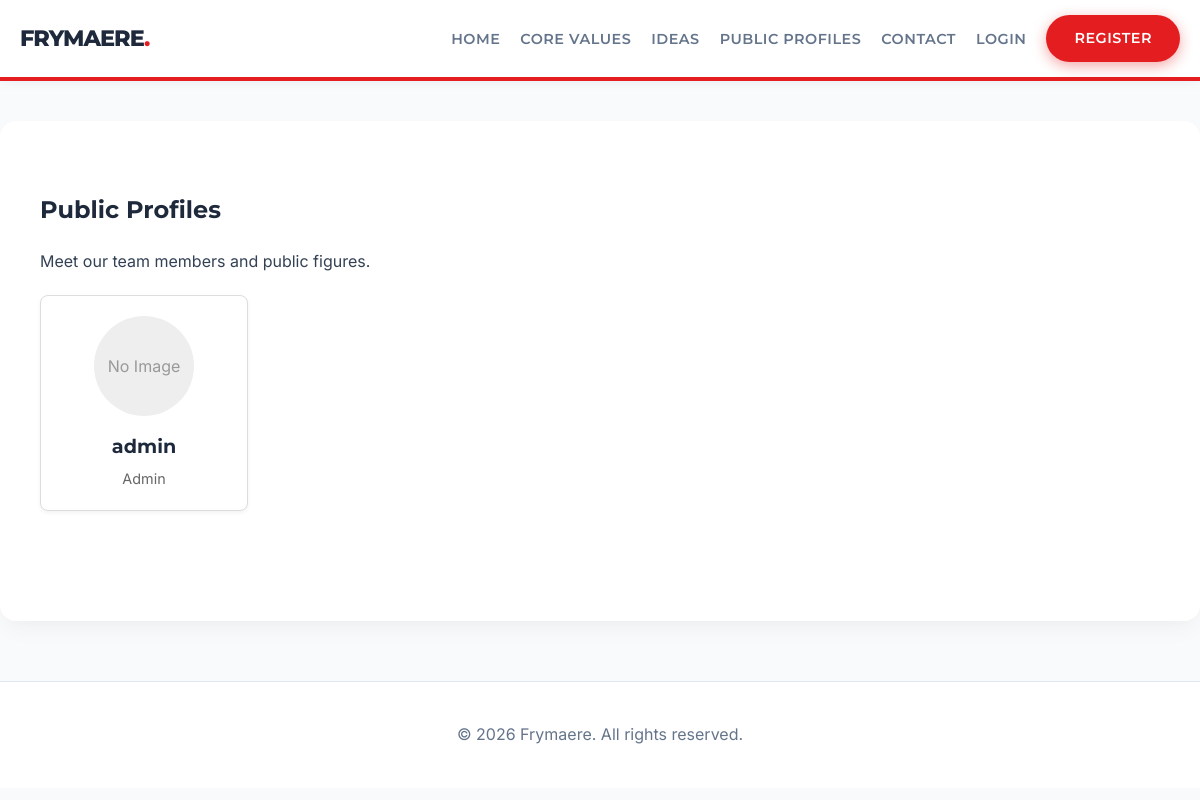
/public_profiles.php, run on the app's committed database.
### tables this page shows
CREATE TABLE `settings` (
  `id` int(11) NOT NULL AUTO_INCREMENT,
  `site_title` varchar(255) NOT NULL DEFAULT 'Ardhmja',
  `site_description` text,
  `home_banner_text` varchar(255) DEFAULT 'Building a New Republic Together',
  `join_us_btn` varchar(255) DEFAULT 'Join Us Now',
  `home_core_values_title` varchar(255) DEFAULT 'Our Core Values',
  `home_core_values_text` text,
  `view_values_btn` varchar(255) DEFAULT 'View Core Values',
  `home_latest_ideas_title` varchar(255) DEFAULT 'Latest Community Ideas',
  `view_ideas_btn` varchar(255) DEFAULT 'View All Ideas',
  `values_page_title` varchar(255) DEFAULT 'Our Core Values',
  `values_page_text` text,
  `ideas_page_title` varchar(255) DEFAULT 'Community Ideas',
  `ideas_page_text` text,
  `submit_idea_btn` varchar(255) DEFAULT 'Submit an Idea',
  `contact_page_title` varchar(255) DEFAULT 'Contact Us',
  `contact_page_text` text,
  `register_page_title` varchar(255) DEFAULT 'Register',
  `login_page_title` varchar(255) DEFAULT 'Login',
  `footer_text` varchar(255) DEFAULT 'All rights reserved.',
  `email_verification_subject` varchar(255) DEFAULT 'Verify your email for {site_title}',
  `email_verification_message` text,
  `menu_home` varchar(255) DEFAULT 'Home',
  `menu_values` varchar(255) DEFAULT 'Core Values',
  `menu_ideas` varchar(255) DEFAULT 'Ideas',
  `menu_profiles` varchar(255) DEFAULT 'Public Profiles',
  `menu_contact` varchar(255) DEFAULT 'Contact',
  `menu_profile` varchar(255) DEFAULT 'Profile',
  `menu_admin` varchar(255) DEFAULT 'Admin Panel',
  `menu_logout` varchar(255) DEFAULT 'Logout',
  `menu_login` varchar(255) DEFAULT 'Login',
  `menu_register` varchar(255) DEFAULT 'Register',
  PRIMARY KEY (`id`)
);

CREATE TABLE `users` (
  `id` int(11) NOT NULL AUTO_INCREMENT,
  `username` varchar(50) NOT NULL,
  `password` varchar(255) NOT NULL,
  `email` varchar(255) NOT NULL,
  `email_verified` tinyint(1) DEFAULT 0,
  `verify_token` varchar(255) DEFAULT NULL,
  `role` enum('user','admin') DEFAULT 'user',
  `status` enum('pending','approved','rejected') DEFAULT 'pending',
  `created_at` timestamp DEFAULT CURRENT_TIMESTAMP,
  `profile_picture` varchar(255) DEFAULT NULL,
  `is_public` tinyint(1) DEFAULT 0,
  PRIMARY KEY (`id`),
  UNIQUE KEY `username` (`username`),
  UNIQUE KEY `email` (`email`)
);

### includes/db.php (called while the page is built, shortened)
<?php
$host = 'localhost';
$dbname = 'ardhmja';
$username = 'root';
$password = '';
try {
    $pdo = new PDO("mysql:host=$host;dbname=$dbname;charset=utf8", $username, $password);
    $pdo->setAttribute(PDO::ATTR_ERRMODE, PDO::ERRMODE_EXCEPTION);
} catch (PDOException $e) {
    $pdo = null;
}
$global_settings = [];
if ($pdo) {
    $stmt = $pdo->query("SELECT * FROM settings WHERE id = 1");
    if ($stmt) {
        $global_settings = $stmt->fetch(PDO::FETCH_ASSOC) ?: [];
    }
}
$t_site_title = $global_settings['site_title'] ?? 'Frymaere';
$t_footer_text = $global_settings['footer_text'] ?? 'All rights reserved.';
$t_menu_home = $global_settings['menu_home'] ?? 'Home';
$t_menu_values = $global_settings['menu_values'] ?? 'Core Values';
$t_menu_ideas = $global_settings['menu_ideas'] ?? 'Ideas';
$t_menu_profiles = $global_settings['menu_profiles'] ?? 'Public Profiles';
$t_menu_contact = $global_settings['menu_contact'] ?? 'Contact';
$t_menu_login = $global_settings['menu_login'] ?? 'Login';
$t_menu_register = $global_settings['menu_register'] ?? 'Register';
?>

### public_profiles.php (the view, shortened to what this page needs)
<?php
require_once 'includes/db.php';
$stmt = $pdo->query("SELECT username, role, profile_picture FROM users WHERE role = 'admin' OR is_public = 1 ORDER BY role ASC, username ASC");
$profiles = $stmt->fetchAll();
?>
<!DOCTYPE html>
<html lang="en">
<head>
    <link rel="stylesheet" href="assets/css/style.css">
</head>
<body>
    <?php include 'includes/header.php'; ?>
    <div class="container main-content">
        <h2>Public Profiles</h2>
        <p>Meet our team members and public figures.</p>
        <?php if (empty($profiles)): ?>
            <p>No public profiles available at the moment.</p>
        <?php else: ?>
            <div class="profiles-grid">
                <?php foreach ($profiles as $profile): ?>
                    <div class="profile-card">
                        <?php if ($profile['profile_picture']): ?>
                            <img src="uploads/<?= htmlspecialchars($profile['profile_picture']) ?>" alt="Profile Picture" class="profile-picture">
                        <?php else: ?>
                            <div class="profile-picture" style="line-height: 100px; color: #999;">No Image</div>
                        <?php endif; ?>
                        <h3><?= htmlspecialchars($profile['username']) ?></h3>
                        <p><?= $profile['role'] === 'admin' ? 'Admin' : 'Member' ?></p>
                    </div>
                <?php endforeach; ?>
            </div>
        <?php endif; ?>
    </div>
    <?php include "includes/footer.php"; ?>
</body>
</html>

### includes/header.php (shortened to what this page needs)
<header class="main-header">
    <div class="container header-container">
        <div class="logo">
            <a href="index.php"><h1><?= htmlspecialchars($t_site_title ?? 'Ardhmja') ?></h1></a>
        </div>
        <nav class="main-nav">
            <ul>
                <li><a href="index.php"><?= htmlspecialchars($t_menu_home) ?></a></li>
                <li><a href="core_values.php"><?= htmlspecialchars($t_menu_values) ?></a></li>
                <li><a href="ideas.php"><?= htmlspecialchars($t_menu_ideas) ?></a></li>
                <li><a href="public_profiles.php"><?= htmlspecialchars($t_menu_profiles) ?></a></li>
                <li><a href="contact.php"><?= htmlspecialchars($t_menu_contact) ?></a></li>
                <?php if (isset($_SESSION['user_id'])): ?>
                    <li><a href="profile.php"><?= htmlspecialchars($t_menu_profile) ?></a></li>
                    <?php if ($_SESSION['role'] === 'admin'): ?>
                        <li><a href="admin/index.php"><?= htmlspecialchars($t_menu_admin) ?></a></li>
                    <?php endif; ?>
                    <li><a href="logout.php" class="btn-logout"><?= htmlspecialchars($t_menu_logout) ?> (<?= htmlspecialchars($_SESSION['username']) ?>)</a></li>
                <?php else: ?>
                    <li><a href="login.php"><?= htmlspecialchars($t_menu_login) ?></a></li>
                    <li><a href="register.php" class="btn"><?= htmlspecialchars($t_menu_register) ?></a></li>
                <?php endif; ?>
            </ul>
        </nav>
    </div>
</header>

### includes/footer.php
<footer class="main-footer">
    <div class="container">
        <p>&copy; <?= date('Y') ?> <?= htmlspecialchars($t_site_title ?? 'Ardhmja') ?>. <?= htmlspecialchars($t_footer_text ?? 'All rights reserved.') ?></p>
    </div>
</footer>

### assets/css/style.css (style rules this page uses)
:root { --primary-color: #e41e20; --secondary-color: #1e293b; --accent-color: #FFFFFF; --text-color: #334155; --text-light: #64748b; --bg-color: #f8fafc; --card-bg: #ffffff; --font-family: 'Inter', -apple-system, BlinkMacSystemFont, 'Segoe UI', Roboto, Helvetica, Arial, sans-serif; --heading-font: 'Montserrat', sans-serif; --border-radius: 16px; --box-shadow: 0 10px 25px -5px rgba(0, 0, 0, 0.05), 0 8px 10px -6px rgba(0, 0, 0, 0.01); }
body { margin: 0; padding: 0; font-family: var(--font-family); color: var(--text-color); background-color: var(--bg-color); line-height: 1.6; }
h1, h2, h3, h4, h5, h6 { font-family: var(--heading-font); font-weight: 700; color: var(--secondary-color); }
a { color: var(--primary-color); text-decoration: none; transition: color 0.3s ease; }
.container { max-width: 1200px; margin: 0 auto; padding: 0 20px; }
.main-header { background: var(--card-bg); border-bottom: 4px solid var(--primary-color); box-shadow: 0 2px 10px rgba(0,0,0,0.05); position: sticky; top: 0; z-index: 1000; }
.header-container { display: flex; justify-content: space-between; align-items: center; padding: 15px 20px; }
.logo a { text-decoration: none; }
.logo h1 { margin: 0; color: var(--secondary-color); font-size: 1.4em; font-weight: 800; letter-spacing: -1px; text-transform: uppercase; }
.logo h1::after { content: '.'; color: var(--primary-color); }
.main-nav ul { list-style: none; display: flex; margin: 0; padding: 0; align-items: center; }
.main-nav li { margin-left: 20px; }
.main-nav a { color: var(--text-light); font-weight: 600; font-family: var(--heading-font); text-transform: uppercase; font-size: 0.9em; letter-spacing: 0.5px; transition: color 0.3s ease; }
.btn { display: inline-block; padding: 12px 28px; background: var(--primary-color); color: var(--accent-color) !important; border: none; border-radius: 30px; cursor: pointer; font-weight: 700; font-family: var(--heading-font); text-transform: uppercase; font-size: 0.9em; letter-spacing: 1px; text-align: center; transition: all 0.3s cubic-bezier(0.4, 0, 0.2, 1); box-shadow: 0 4px 14px 0 rgba(228, 30, 32, 0.39); }
.main-content { padding: 50px 40px; background: var(--card-bg); min-height: 50vh; border-radius: var(--border-radius); box-shadow: var(--box-shadow); margin-top: 40px; margin-bottom: 40px; }
.main-footer { background: #ffffff; color: var(--text-light); text-align: center; padding: 40px 0; margin-top: 60px; border-top: 1px solid #e2e8f0; }
.main-footer p { margin: 0; }

### public_profiles.php (style rules this page uses)
.profiles-grid { display: grid; grid-template-columns: repeat(auto-fill, minmax(200px, 1fr)); gap: 20px; margin-top: 20px; }
.profile-card { background: #fff; border: 1px solid #ddd; border-radius: 8px; padding: 20px; text-align: center; box-shadow: 0 2px 4px rgba(0,0,0,0.05); }
.profile-picture { width: 100px; height: 100px; border-radius: 50%; object-fit: cover; margin-bottom: 15px; background-color: #eee; display: inline-block; }
.profile-card h3 { margin: 0 0 5px 0; font-size: 1.2em; }
.profile-card p { margin: 0; color: #666; font-size: 0.9em; }

### data on the page
settings: site_title "FRYMAERE", menu_home "HOME", menu_values "CORE VALUES", menu_ideas "IDEAS", menu_profiles "PUBLIC PROFILES", menu_contact "CONTACT", menu_login "LOGIN", menu_register "REGISTER", site_title "Frymaere", footer_text "All rights reserved."
users: shows "No Image", username "admin", role "Admin"
